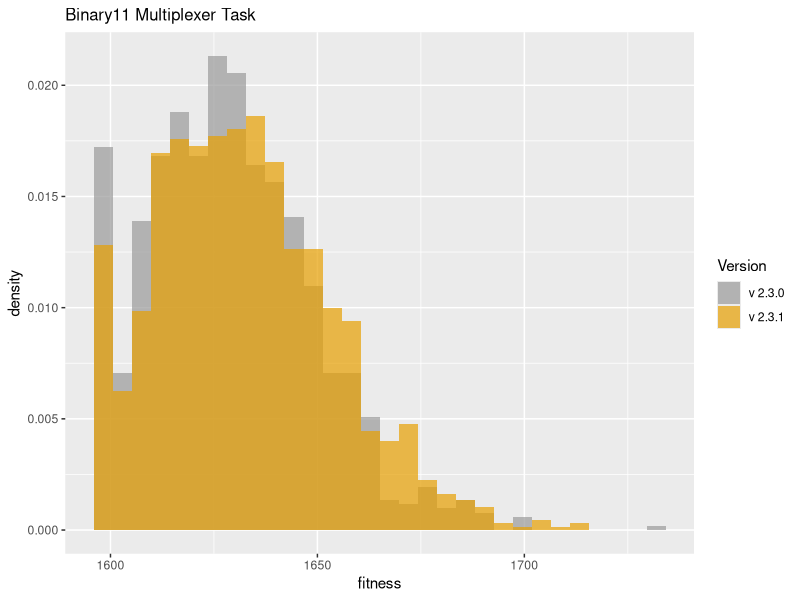
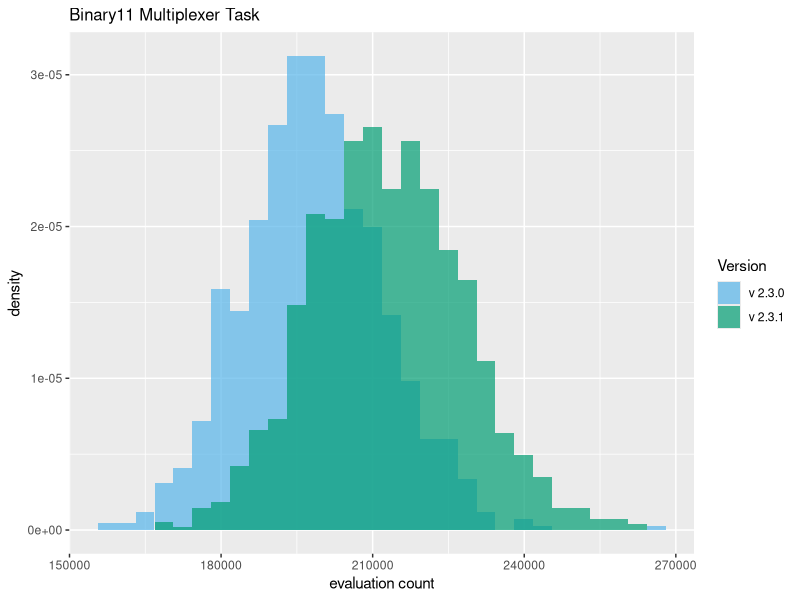

These figures' R source, in order:
library("ggplot2")
setwd("D:/home/websites/sharpneat-web/public/releases/sharpneat-2-3-1")

# A colourblind friendly palette.
cbPalette <- c("#999999", "#E69F00", "#56B4E9", "#009E73", "#F0E442", "#0072B2", "#D55E00", "#CC79A7")
cbPaletteB <- c("#56B4E9", "#009E73", "#F0E442", "#0072B2", "#D55E00","#CC79A7", "#999999", "#E69F00")

# Load two data frames
dat1 <- read.table("binary11-samples-v2-3-0.csv", sep=",", head=TRUE)
dat2 <- read.table("binary11-samples-v2-3-1.csv", sep=",", head=TRUE)

# Combine the two dataframes into one.
# First create a new column in each.
dat1$ver <- 'v230'
dat2$ver <- 'v231'

# and combine into a new data frame.
dat <- rbind(dat1, dat2)

# Plot two overlaid histograms, one for each of the two dataframes
p1 = ggplot(dat, aes(bestfitness, fill = ver )) + 
   geom_histogram(alpha = 0.7, aes(y = ..density..), position = 'identity') +
   scale_fill_manual(values=cbPalette, name='Version', labels=c('v 2.3.0','v 2.3.1')) +
   labs(x='fitness') + 
   ggtitle("Binary11 Multiplexer Task") +
   theme(plot.title = element_text(size = 12))

ggsave(filename="binary11-bestfitness-v230-v231-hist.png", plot=p1, height=4, width=8, units="in", dpi=100)

# Eval count.
p2 = ggplot(dat, aes(evalcount, fill = ver )) + 
   geom_histogram(alpha = 0.7, aes(y = ..density..), position = 'identity') +
   scale_fill_manual(values=cbPaletteB, name='Version', labels=c('v 2.3.0','v 2.3.1')) +
   labs(x='evaluation count') + 
   ggtitle("Binary11 Multiplexer Task") +
   theme(plot.title = element_text(size = 12))

ggsave(filename="binary11-evalcount-v230-v231-hist.png", plot=p2, height=4, width=8, units="in", dpi=100)



